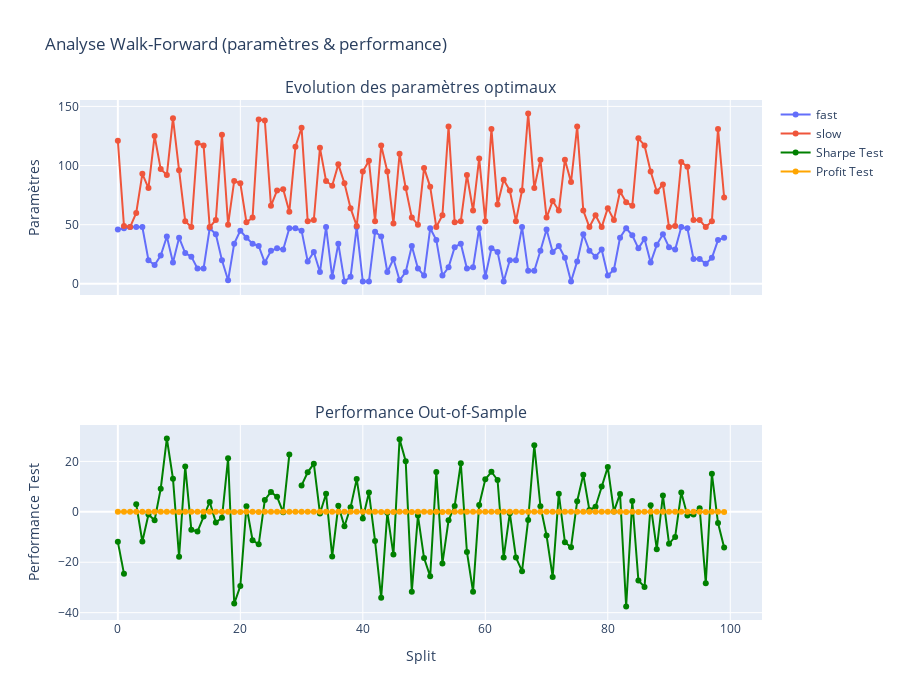

This figure's notebook cell:
### Code cell
df = walk_forward_optimizer.analyze_rslt()
